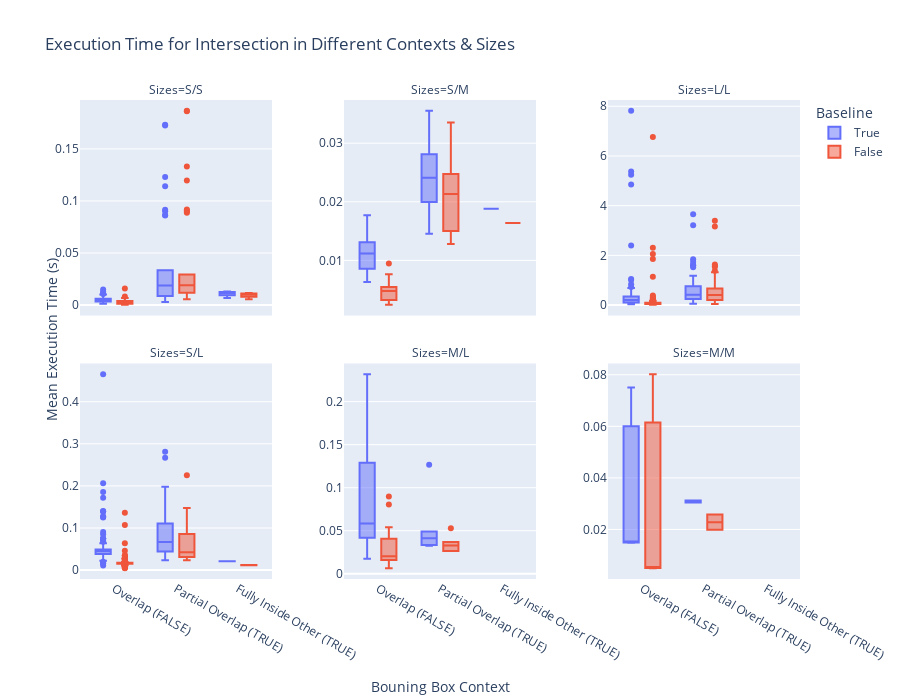
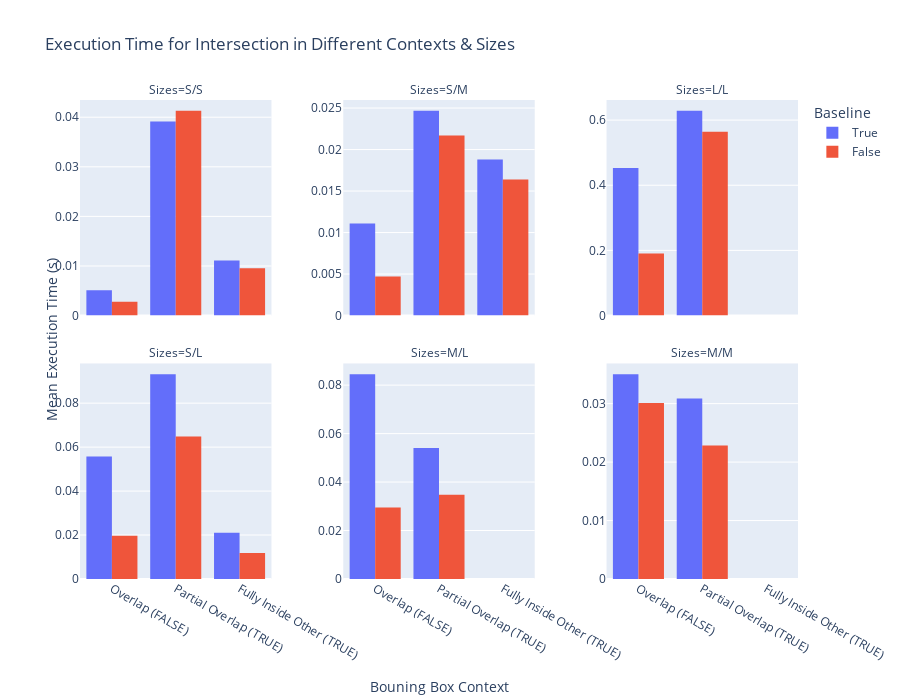

Notebook code cell kept with these figures, in order:
### Markdown cell above
#### Total time Analysis

### Code cell
plot_total_time_box(total_time_df, is_predicate=False, size_cat_excl=[], log_scale=False) #
plot_total_time_bars(total_time_df, is_predicate=False, size_cat_excl=[], log_scale=False) #

### Figure 1 — Plotly figure (JSON) as saved in the notebook; plotly's stock layout.template omitted (floating-point values rounded to 4 significant figures; data arrays with more than 128 entries replaced by an {"elided": "..."} marker saying what was removed)
{"data": [{"alignmentgroup": "True", "hovertemplate": "Baseline=True<br>Sizes=S/S<br>Context=%{x}<br>total_time=%{y}<extra></extra>", "legendgroup": "True", "marker": {"color": "#636efa"}, "name": "True", "notched": false, "offsetgroup": "True", "orientation": "v", "showlegend": true, "type": "box", "x": {"elided": "135 str values"}, "x0": " ", "xaxis": "x4", "y": {"elided": "135 float values"}, "y0": " ", "yaxis": "y4"}, {"alignmentgroup": "True", "hovertemplate": "Baseline=True<br>Sizes=S/M<br>Context=%{x}<br>total_time=%{y}<extra></extra>", "legendgroup": "True", "marker": {"color": "#636efa"}, "name": "True", "notched": false, "offsetgroup": "True", "orientation": "v", "showlegend": false, "type": "box", "x": ["Partial Overlap (TRUE)", "Partial Overlap (TRUE)", "Partial Overlap (TRUE)", "Partial Overlap (TRUE)", "Overlap (FALSE)", "Overlap (FALSE)", "Overlap (FALSE)", "Overlap (FALSE)", "Partial Overlap (TRUE)", "Overlap (FALSE)", "Overlap (FALSE)", "Overlap (FALSE)", "Overlap (FALSE)", "Overlap (FALSE)", "Overlap (FALSE)", "Overlap (FALSE)", "Overlap (FALSE)", "Partial Overlap (TRUE)", "Partial Overlap (TRUE)", "Partial Overlap (TRUE)", "Overlap (FALSE)", "Fully Inside Other (TRUE)", "Overlap (FALSE)", "Partial Overlap (TRUE)", "Overlap (FALSE)", "Overlap (FALSE)", "Overlap (FALSE)", "Overlap (FALSE)", "Overlap (FALSE)", "Partial Overlap (TRUE)", "Partial Overlap (TRUE)", "Overlap (FALSE)", "Partial Overlap (TRUE)"], "x0": " ", "xaxis": "x5", "y": [0.03554, 0.03547, 0.01751, 0.02805, 0.007277, 0.01539, 0.009275, 0.01771, 0.02153, 0.009467, 0.01141, 0.009733, 0.01142, 0.01609, 0.01492, 0.01299, 0.01243, 0.02176, 0.02702, 0.02819, 0.01322, 0.01881, 0.007844, 0.02647, 0.006343, 0.006727, 0.006325, 0.01037, 0.01194, 0.02089, 0.01908, 0.01097, 0.01456], "y0": " ", "yaxis": "y5"}, {"alignmentgroup": "True", "hovertemplate": "Baseline=True<br>Sizes=L/L<br>Context=%{x}<br>total_time=%{y}<extra></extra>", "legendgroup": "True", "marker": {"color": "#636efa"}, "name": "True", "notched": false, "offsetgroup": "True", "orientation": "v", "showlegend": false, "type": "box", "x": {"elided": "192 str values"}, "x0": " ", "xaxis": "x6", "y": {"elided": "192 float values"}, "y0": " ", "yaxis": "y6"}, {"alignmentgroup": "True", "hovertemplate": "Baseline=True<br>Sizes=S/L<br>Context=%{x}<br>total_time=%{y}<extra></extra>", "legendgroup": "True", "marker": {"color": "#636efa"}, "name": "True", "notched": false, "offsetgroup": "True", "orientation": "v", "showlegend": false, "type": "box", "x": {"elided": "134 str values"}, "x0": " ", "xaxis": "x", "y": {"elided": "134 float values"}, "y0": " ", "yaxis": "y"}, {"alignmentgroup": "True", "hovertemplate": "Baseline=True<br>Sizes=M/L<br>Context=%{x}<br>total_time=%{y}<extra></extra>", "legendgroup": "True", "marker": {"color": "#636efa"}, "name": "True", "notched": false, "offsetgroup": "True", "orientation": "v", "showlegend": false, "type": "box", "x": ["Overlap (FALSE)", "Overlap (FALSE)", "Overlap (FALSE)", "Overlap (FALSE)", "Overlap (FALSE)", "Overlap (FALSE)", "Overlap (FALSE)", "Overlap (FALSE)", "Partial Overlap (TRUE)", "Partial Overlap (TRUE)", "Overlap (FALSE)", "Partial Overlap (TRUE)", "Overlap (FALSE)", "Overlap (FALSE)", "Overlap (FALSE)", "Partial Overlap (TRUE)", "Overlap (FALSE)", "Overlap (FALSE)", "Overlap (FALSE)", "Overlap (FALSE)", "Partial Overlap (TRUE)", "Overlap (FALSE)", "Partial Overlap (TRUE)", "Overlap (FALSE)", "Overlap (FALSE)", "Overlap (FALSE)", "Overlap (FALSE)", "Overlap (FALSE)", "Overlap (FALSE)", "Overlap (FALSE)"], "x0": " ", "xaxis": "x2", "y": [0.1518, 0.1395, 0.2318, 0.09107, 0.03601, 0.1724, 0.1182, 0.1091, 0.03262, 0.0335, 0.02887, 0.04906, 0.04873, 0.05139, 0.05676, 0.04395, 0.04216, 0.03128, 0.01747, 0.04206, 0.03873, 0.03288, 0.1265, 0.04173, 0.07169, 0.1589, 0.1687, 0.05546, 0.07007, 0.06001], "y0": " ", "yaxis": "y2"}, {"alignmentgroup": "True", "hovertemplate": "Baseline=True<br>Sizes=M/M<br>Context=%{x}<br>total_time=%{y}<extra></extra>", "legendgroup": "True", "marker": {"color": "#636efa"}, "name": "True", "notched": false, "offsetgroup": "True", "orientation": "v", "showlegend": false, "type": "box", "x": ["Overlap (FALSE)", "Overlap (FALSE)", "Overlap (FALSE)", "Partial Overlap (TRUE)", "Partial Overlap (TRUE)"], "x0": " ", "xaxis": "x3", "y": [0.07504, 0.01486, 0.01518, 0.0305, 0.03124], "y0": " ", "yaxis": "y3"}, {"alignmentgroup": "True", "hovertemplate": "Baseline=False<br>Sizes=S/S<br>Context=%{x}<br>total_time=%{y}<extra></extra>", "legendgroup": "False", "marker": {"color": "#EF553B"}, "name": "False", "notched": false, "offsetgroup": "False", "orientation": "v", "showlegend": true, "type": "box", "x": {"elided": "135 str values"}, "x0": " ", "xaxis": "x4", "y": {"elided": "135 float values"}, "y0": " ", "yaxis": "y4"}, {"alignmentgroup": "True", "hovertemplate": "Baseline=False<br>Sizes=S/M<br>Context=%{x}<br>total_time=%{y}<extra></extra>", "legendgroup": "False", "marker": {"color": "#EF553B"}, "name": "False", "notched": false, "offsetgroup": "False", "orientation": "v", "showlegend": false, "type": "box", "x": ["Partial Overlap (TRUE)", "Partial Overlap (TRUE)", "Partial Overlap (TRUE)", "Partial Overlap (TRUE)", "Overlap (FALSE)", "Overlap (FALSE)", "Overlap (FALSE)", "Overlap (FALSE)", "Partial Overlap (TRUE)", "Overlap (FALSE)", "Overlap (FALSE)", "Overlap (FALSE)", "Overlap (FALSE)", "Overlap (FALSE)", "Overlap (FALSE)", "Overlap (FALSE)", "Overlap (FALSE)", "Partial Overlap (TRUE)", "Partial Overlap (TRUE)", "Partial Overlap (TRUE)", "Overlap (FALSE)", "Fully Inside Other (TRUE)", "Overlap (FALSE)", "Partial Overlap (TRUE)", "Overlap (FALSE)", "Overlap (FALSE)", "Overlap (FALSE)", "Overlap (FALSE)", "Overlap (FALSE)", "Partial Overlap (TRUE)", "Partial Overlap (TRUE)", "Overlap (FALSE)", "Partial Overlap (TRUE)"], "x0": " ", "xaxis": "x5", "y": [0.03356, 0.03302, 0.01525, 0.02509, 0.003011, 0.00502, 0.007625, 0.005974, 0.02094, 0.003489, 0.004872, 0.004713, 0.005193, 0.005823, 0.005736, 0.004938, 0.005054, 0.02018, 0.02442, 0.02386, 0.009456, 0.01638, 0.002883, 0.0217, 0.002424, 0.002439, 0.002674, 0.003959, 0.004055, 0.01477, 0.01482, 0.004463, 0.01281], "y0": " ", "yaxis": "y5"}, {"alignmentgroup": "True", "hovertemplate": "Baseline=False<br>Sizes=L/L<br>Context=%{x}<br>total_time=%{y}<extra></extra>", "legendgroup": "False", "marker": {"color": "#EF553B"}, "name": "False", "notched": false, "offsetgroup": "False", "orientation": "v", "showlegend": false, "type": "box", "x": {"elided": "192 str values"}, "x0": " ", "xaxis": "x6", "y": {"elided": "192 float values"}, "y0": " ", "yaxis": "y6"}, {"alignmentgroup": "True", "hovertemplate": "Baseline=False<br>Sizes=S/L<br>Context=%{x}<br>total_time=%{y}<extra></extra>", "legendgroup": "False", "marker": {"color": "#EF553B"}, "name": "False", "notched": false, "offsetgroup": "False", "orientation": "v", "showlegend": false, "type": "box", "x": {"elided": "134 str values"}, "x0": " ", "xaxis": "x", "y": {"elided": "134 float values"}, "y0": " ", "yaxis": "y"}, {"alignmentgroup": "True", "hovertemplate": "Baseline=False<br>Sizes=M/L<br>Context=%{x}<br>total_time=%{y}<extra></extra>", "legendgroup": "False", "marker": {"color": "#EF553B"}, "name": "False", "notched": false, "offsetgroup": "False", "orientation": "v", "showlegend": false, "type": "box", "x": ["Overlap (FALSE)", "Overlap (FALSE)", "Overlap (FALSE)", "Overlap (FALSE)", "Overlap (FALSE)", "Overlap (FALSE)", "Overlap (FALSE)", "Overlap (FALSE)", "Partial Overlap (TRUE)", "Partial Overlap (TRUE)", "Overlap (FALSE)", "Partial Overlap (TRUE)", "Overlap (FALSE)", "Overlap (FALSE)", "Overlap (FALSE)", "Partial Overlap (TRUE)", "Overlap (FALSE)", "Overlap (FALSE)", "Overlap (FALSE)", "Overlap (FALSE)", "Partial Overlap (TRUE)", "Overlap (FALSE)", "Partial Overlap (TRUE)", "Overlap (FALSE)", "Overlap (FALSE)", "Overlap (FALSE)", "Overlap (FALSE)", "Overlap (FALSE)", "Overlap (FALSE)", "Overlap (FALSE)"], "x0": " ", "xaxis": "x2", "y": [0.0523, 0.05207, 0.05398, 0.03526, 0.01287, 0.08963, 0.08046, 0.0463, 0.02643, 0.02636, 0.01039, 0.03677, 0.01713, 0.02841, 0.02959, 0.03442, 0.01721, 0.00948, 0.006434, 0.0167, 0.03146, 0.01225, 0.05292, 0.01556, 0.02243, 0.01937, 0.02089, 0.01955, 0.02137, 0.0194], "y0": " ", "yaxis": "y2"}, {"alignmentgroup": "True", "hovertemplate": "Baseline=False<br>Sizes=M/M<br>Context=%{x}<br>total_time=%{y}<extra></extra>", "legendgroup": "False", "marker": {"color": "#EF553B"}, "name": "False", "notched": false, "offsetgroup": "False", "orientation": "v", "showlegend": false, "type": "box", "x": ["Overlap (FALSE)", "Overlap (FALSE)", "Overlap (FALSE)", "Partial Overlap (TRUE)", "Partial Overlap (TRUE)"], "x0": " ", "xaxis": "x3", "y": [0.08021, 0.004968, 0.005141, 0.02576, 0.01988], "y0": " ", "yaxis": "y3"}], "layout": {"annotations": [{"showarrow": false, "text": "Sizes=S/L", "x": 0.1333, "xanchor": "center", "xref": "paper", "y": 0.45, "yanchor": "bottom", "yref": "paper"}, {"showarrow": false, "text": "Sizes=M/L", "x": 0.5, "xanchor": "center", "xref": "paper", "y": 0.45, "yanchor": "bottom", "yref": "paper"}, {"showarrow": false, "text": "Sizes=M/M", "x": 0.8667, "xanchor": "center", "xref": "paper", "y": 0.45, "yanchor": "bottom", "yref": "paper"}, {"showarrow": false, "text": "Sizes=S/S", "x": 0.1333, "xanchor": "center", "xref": "paper", "y": 1, "yanchor": "bottom", "yref": "paper"}, {"showarrow": false, "text": "Sizes=S/M", "x": 0.5, "xanchor": "center", "xref": "paper", "y": 1, "yanchor": "bottom", "yref": "paper"}, {"showarrow": false, "text": "Sizes=L/L", "x": 0.8667, "xanchor": "center", "xref": "paper", "y": 1, "yanchor": "bottom", "yref": "paper"}, {"font": {"size": 14}, "showarrow": false, "text": "Bouning Box Context", "x": 0.5, "xanchor": "center", "xref": "paper", "y": -0.2, "yanchor": "top", "yref": "paper"}, {"font": {"size": 14}, "showarrow": false, "text": "Mean Execution Time (s)", "textangle": -90, "x": -0.04, "xanchor": "center", "xref": "paper", "y": 0.5, "yanchor": "middle", "yref": "paper"}], "boxmode": "group", "height": 700, "legend": {"title": {"text": "Baseline"}, "tracegroupgap": 0}, "title": {"text": "Execution Time for Intersection in Different Contexts & Sizes"}, "xaxis": {"anchor": "y", "domain": [0, 0.2667], "title": {"text": ""}}, "xaxis2": {"anchor": "y2", "domain": [0.3667, 0.6333], "matches": "x", "title": {"text": ""}}, "xaxis3": {"anchor": "y3", "domain": [0.7333, 1], "matches": "x", "title": {"text": ""}}, "xaxis4": {"anchor": "y4", "domain": [0, 0.2667], "matches": "x", "showticklabels": false, "title": {"text": ""}}, "xaxis5": {"anchor": "y5", "domain": [0.3667, 0.6333], "matches": "x", "showticklabels": false, "title": {"text": ""}}, "xaxis6": {"anchor": "y6", "domain": [0.7333, 1], "matches": "x", "showticklabels": false, "title": {"text": ""}}, "yaxis": {"anchor": "x", "domain": [0, 0.45], "showticklabels": true, "title": {"text": ""}}, "yaxis2": {"anchor": "x2", "domain": [0, 0.45], "showticklabels": true, "title": {"text": ""}}, "yaxis3": {"anchor": "x3", "domain": [0, 0.45], "showticklabels": true, "title": {"text": ""}}, "yaxis4": {"anchor": "x4", "domain": [0.55, 1], "showticklabels": true, "title": {"text": ""}}, "yaxis5": {"anchor": "x5", "domain": [0.55, 1], "showticklabels": true, "title": {"text": ""}}, "yaxis6": {"anchor": "x6", "domain": [0.55, 1], "showticklabels": true, "title": {"text": ""}}}}

### Figure 2 — Plotly figure (JSON) as saved in the notebook; plotly's stock layout.template omitted (floating-point values rounded to 4 significant figures; data arrays with more than 128 entries replaced by an {"elided": "..."} marker saying what was removed)
{"data": [{"alignmentgroup": "True", "bingroup": "x", "histfunc": "avg", "hovertemplate": "Baseline=True<br>Sizes=S/S<br>Context=%{x}<br>avg of total_time=%{y}<extra></extra>", "legendgroup": "True", "marker": {"color": "#636efa", "pattern": {"shape": ""}}, "name": "True", "offsetgroup": "True", "orientation": "v", "showlegend": true, "type": "histogram", "x": {"elided": "135 str values"}, "xaxis": "x4", "y": {"elided": "135 float values"}, "yaxis": "y4"}, {"alignmentgroup": "True", "bingroup": "x", "histfunc": "avg", "hovertemplate": "Baseline=True<br>Sizes=S/M<br>Context=%{x}<br>avg of total_time=%{y}<extra></extra>", "legendgroup": "True", "marker": {"color": "#636efa", "pattern": {"shape": ""}}, "name": "True", "offsetgroup": "True", "orientation": "v", "showlegend": false, "type": "histogram", "x": ["Partial Overlap (TRUE)", "Partial Overlap (TRUE)", "Partial Overlap (TRUE)", "Partial Overlap (TRUE)", "Overlap (FALSE)", "Overlap (FALSE)", "Overlap (FALSE)", "Overlap (FALSE)", "Partial Overlap (TRUE)", "Overlap (FALSE)", "Overlap (FALSE)", "Overlap (FALSE)", "Overlap (FALSE)", "Overlap (FALSE)", "Overlap (FALSE)", "Overlap (FALSE)", "Overlap (FALSE)", "Partial Overlap (TRUE)", "Partial Overlap (TRUE)", "Partial Overlap (TRUE)", "Overlap (FALSE)", "Fully Inside Other (TRUE)", "Overlap (FALSE)", "Partial Overlap (TRUE)", "Overlap (FALSE)", "Overlap (FALSE)", "Overlap (FALSE)", "Overlap (FALSE)", "Overlap (FALSE)", "Partial Overlap (TRUE)", "Partial Overlap (TRUE)", "Overlap (FALSE)", "Partial Overlap (TRUE)"], "xaxis": "x5", "y": [0.03554, 0.03547, 0.01751, 0.02805, 0.007277, 0.01539, 0.009275, 0.01771, 0.02153, 0.009467, 0.01141, 0.009733, 0.01142, 0.01609, 0.01492, 0.01299, 0.01243, 0.02176, 0.02702, 0.02819, 0.01322, 0.01881, 0.007844, 0.02647, 0.006343, 0.006727, 0.006325, 0.01037, 0.01194, 0.02089, 0.01908, 0.01097, 0.01456], "yaxis": "y5"}, {"alignmentgroup": "True", "bingroup": "x", "histfunc": "avg", "hovertemplate": "Baseline=True<br>Sizes=L/L<br>Context=%{x}<br>avg of total_time=%{y}<extra></extra>", "legendgroup": "True", "marker": {"color": "#636efa", "pattern": {"shape": ""}}, "name": "True", "offsetgroup": "True", "orientation": "v", "showlegend": false, "type": "histogram", "x": {"elided": "192 str values"}, "xaxis": "x6", "y": {"elided": "192 float values"}, "yaxis": "y6"}, {"alignmentgroup": "True", "bingroup": "x", "histfunc": "avg", "hovertemplate": "Baseline=True<br>Sizes=S/L<br>Context=%{x}<br>avg of total_time=%{y}<extra></extra>", "legendgroup": "True", "marker": {"color": "#636efa", "pattern": {"shape": ""}}, "name": "True", "offsetgroup": "True", "orientation": "v", "showlegend": false, "type": "histogram", "x": {"elided": "134 str values"}, "xaxis": "x", "y": {"elided": "134 float values"}, "yaxis": "y"}, {"alignmentgroup": "True", "bingroup": "x", "histfunc": "avg", "hovertemplate": "Baseline=True<br>Sizes=M/L<br>Context=%{x}<br>avg of total_time=%{y}<extra></extra>", "legendgroup": "True", "marker": {"color": "#636efa", "pattern": {"shape": ""}}, "name": "True", "offsetgroup": "True", "orientation": "v", "showlegend": false, "type": "histogram", "x": ["Overlap (FALSE)", "Overlap (FALSE)", "Overlap (FALSE)", "Overlap (FALSE)", "Overlap (FALSE)", "Overlap (FALSE)", "Overlap (FALSE)", "Overlap (FALSE)", "Partial Overlap (TRUE)", "Partial Overlap (TRUE)", "Overlap (FALSE)", "Partial Overlap (TRUE)", "Overlap (FALSE)", "Overlap (FALSE)", "Overlap (FALSE)", "Partial Overlap (TRUE)", "Overlap (FALSE)", "Overlap (FALSE)", "Overlap (FALSE)", "Overlap (FALSE)", "Partial Overlap (TRUE)", "Overlap (FALSE)", "Partial Overlap (TRUE)", "Overlap (FALSE)", "Overlap (FALSE)", "Overlap (FALSE)", "Overlap (FALSE)", "Overlap (FALSE)", "Overlap (FALSE)", "Overlap (FALSE)"], "xaxis": "x2", "y": [0.1518, 0.1395, 0.2318, 0.09107, 0.03601, 0.1724, 0.1182, 0.1091, 0.03262, 0.0335, 0.02887, 0.04906, 0.04873, 0.05139, 0.05676, 0.04395, 0.04216, 0.03128, 0.01747, 0.04206, 0.03873, 0.03288, 0.1265, 0.04173, 0.07169, 0.1589, 0.1687, 0.05546, 0.07007, 0.06001], "yaxis": "y2"}, {"alignmentgroup": "True", "bingroup": "x", "histfunc": "avg", "hovertemplate": "Baseline=True<br>Sizes=M/M<br>Context=%{x}<br>avg of total_time=%{y}<extra></extra>", "legendgroup": "True", "marker": {"color": "#636efa", "pattern": {"shape": ""}}, "name": "True", "offsetgroup": "True", "orientation": "v", "showlegend": false, "type": "histogram", "x": ["Overlap (FALSE)", "Overlap (FALSE)", "Overlap (FALSE)", "Partial Overlap (TRUE)", "Partial Overlap (TRUE)"], "xaxis": "x3", "y": [0.07504, 0.01486, 0.01518, 0.0305, 0.03124], "yaxis": "y3"}, {"alignmentgroup": "True", "bingroup": "x", "histfunc": "avg", "hovertemplate": "Baseline=False<br>Sizes=S/S<br>Context=%{x}<br>avg of total_time=%{y}<extra></extra>", "legendgroup": "False", "marker": {"color": "#EF553B", "pattern": {"shape": ""}}, "name": "False", "offsetgroup": "False", "orientation": "v", "showlegend": true, "type": "histogram", "x": {"elided": "135 str values"}, "xaxis": "x4", "y": {"elided": "135 float values"}, "yaxis": "y4"}, {"alignmentgroup": "True", "bingroup": "x", "histfunc": "avg", "hovertemplate": "Baseline=False<br>Sizes=S/M<br>Context=%{x}<br>avg of total_time=%{y}<extra></extra>", "legendgroup": "False", "marker": {"color": "#EF553B", "pattern": {"shape": ""}}, "name": "False", "offsetgroup": "False", "orientation": "v", "showlegend": false, "type": "histogram", "x": ["Partial Overlap (TRUE)", "Partial Overlap (TRUE)", "Partial Overlap (TRUE)", "Partial Overlap (TRUE)", "Overlap (FALSE)", "Overlap (FALSE)", "Overlap (FALSE)", "Overlap (FALSE)", "Partial Overlap (TRUE)", "Overlap (FALSE)", "Overlap (FALSE)", "Overlap (FALSE)", "Overlap (FALSE)", "Overlap (FALSE)", "Overlap (FALSE)", "Overlap (FALSE)", "Overlap (FALSE)", "Partial Overlap (TRUE)", "Partial Overlap (TRUE)", "Partial Overlap (TRUE)", "Overlap (FALSE)", "Fully Inside Other (TRUE)", "Overlap (FALSE)", "Partial Overlap (TRUE)", "Overlap (FALSE)", "Overlap (FALSE)", "Overlap (FALSE)", "Overlap (FALSE)", "Overlap (FALSE)", "Partial Overlap (TRUE)", "Partial Overlap (TRUE)", "Overlap (FALSE)", "Partial Overlap (TRUE)"], "xaxis": "x5", "y": [0.03356, 0.03302, 0.01525, 0.02509, 0.003011, 0.00502, 0.007625, 0.005974, 0.02094, 0.003489, 0.004872, 0.004713, 0.005193, 0.005823, 0.005736, 0.004938, 0.005054, 0.02018, 0.02442, 0.02386, 0.009456, 0.01638, 0.002883, 0.0217, 0.002424, 0.002439, 0.002674, 0.003959, 0.004055, 0.01477, 0.01482, 0.004463, 0.01281], "yaxis": "y5"}, {"alignmentgroup": "True", "bingroup": "x", "histfunc": "avg", "hovertemplate": "Baseline=False<br>Sizes=L/L<br>Context=%{x}<br>avg of total_time=%{y}<extra></extra>", "legendgroup": "False", "marker": {"color": "#EF553B", "pattern": {"shape": ""}}, "name": "False", "offsetgroup": "False", "orientation": "v", "showlegend": false, "type": "histogram", "x": {"elided": "192 str values"}, "xaxis": "x6", "y": {"elided": "192 float values"}, "yaxis": "y6"}, {"alignmentgroup": "True", "bingroup": "x", "histfunc": "avg", "hovertemplate": "Baseline=False<br>Sizes=S/L<br>Context=%{x}<br>avg of total_time=%{y}<extra></extra>", "legendgroup": "False", "marker": {"color": "#EF553B", "pattern": {"shape": ""}}, "name": "False", "offsetgroup": "False", "orientation": "v", "showlegend": false, "type": "histogram", "x": {"elided": "134 str values"}, "xaxis": "x", "y": {"elided": "134 float values"}, "yaxis": "y"}, {"alignmentgroup": "True", "bingroup": "x", "histfunc": "avg", "hovertemplate": "Baseline=False<br>Sizes=M/L<br>Context=%{x}<br>avg of total_time=%{y}<extra></extra>", "legendgroup": "False", "marker": {"color": "#EF553B", "pattern": {"shape": ""}}, "name": "False", "offsetgroup": "False", "orientation": "v", "showlegend": false, "type": "histogram", "x": ["Overlap (FALSE)", "Overlap (FALSE)", "Overlap (FALSE)", "Overlap (FALSE)", "Overlap (FALSE)", "Overlap (FALSE)", "Overlap (FALSE)", "Overlap (FALSE)", "Partial Overlap (TRUE)", "Partial Overlap (TRUE)", "Overlap (FALSE)", "Partial Overlap (TRUE)", "Overlap (FALSE)", "Overlap (FALSE)", "Overlap (FALSE)", "Partial Overlap (TRUE)", "Overlap (FALSE)", "Overlap (FALSE)", "Overlap (FALSE)", "Overlap (FALSE)", "Partial Overlap (TRUE)", "Overlap (FALSE)", "Partial Overlap (TRUE)", "Overlap (FALSE)", "Overlap (FALSE)", "Overlap (FALSE)", "Overlap (FALSE)", "Overlap (FALSE)", "Overlap (FALSE)", "Overlap (FALSE)"], "xaxis": "x2", "y": [0.0523, 0.05207, 0.05398, 0.03526, 0.01287, 0.08963, 0.08046, 0.0463, 0.02643, 0.02636, 0.01039, 0.03677, 0.01713, 0.02841, 0.02959, 0.03442, 0.01721, 0.00948, 0.006434, 0.0167, 0.03146, 0.01225, 0.05292, 0.01556, 0.02243, 0.01937, 0.02089, 0.01955, 0.02137, 0.0194], "yaxis": "y2"}, {"alignmentgroup": "True", "bingroup": "x", "histfunc": "avg", "hovertemplate": "Baseline=False<br>Sizes=M/M<br>Context=%{x}<br>avg of total_time=%{y}<extra></extra>", "legendgroup": "False", "marker": {"color": "#EF553B", "pattern": {"shape": ""}}, "name": "False", "offsetgroup": "False", "orientation": "v", "showlegend": false, "type": "histogram", "x": ["Overlap (FALSE)", "Overlap (FALSE)", "Overlap (FALSE)", "Partial Overlap (TRUE)", "Partial Overlap (TRUE)"], "xaxis": "x3", "y": [0.08021, 0.004968, 0.005141, 0.02576, 0.01988], "yaxis": "y3"}], "layout": {"annotations": [{"showarrow": false, "text": "Sizes=S/L", "x": 0.1333, "xanchor": "center", "xref": "paper", "y": 0.45, "yanchor": "bottom", "yref": "paper"}, {"showarrow": false, "text": "Sizes=M/L", "x": 0.5, "xanchor": "center", "xref": "paper", "y": 0.45, "yanchor": "bottom", "yref": "paper"}, {"showarrow": false, "text": "Sizes=M/M", "x": 0.8667, "xanchor": "center", "xref": "paper", "y": 0.45, "yanchor": "bottom", "yref": "paper"}, {"showarrow": false, "text": "Sizes=S/S", "x": 0.1333, "xanchor": "center", "xref": "paper", "y": 1, "yanchor": "bottom", "yref": "paper"}, {"showarrow": false, "text": "Sizes=S/M", "x": 0.5, "xanchor": "center", "xref": "paper", "y": 1, "yanchor": "bottom", "yref": "paper"}, {"showarrow": false, "text": "Sizes=L/L", "x": 0.8667, "xanchor": "center", "xref": "paper", "y": 1, "yanchor": "bottom", "yref": "paper"}, {"font": {"size": 14}, "showarrow": false, "text": "Bouning Box Context", "x": 0.5, "xanchor": "center", "xref": "paper", "y": -0.2, "yanchor": "top", "yref": "paper"}, {"font": {"size": 14}, "showarrow": false, "text": "Mean Execution Time (s)", "textangle": -90, "x": -0.04, "xanchor": "center", "xref": "paper", "y": 0.5, "yanchor": "middle", "yref": "paper"}], "barmode": "group", "height": 700, "legend": {"title": {"text": "Baseline"}, "tracegroupgap": 0}, "title": {"text": "Execution Time for Intersection in Different Contexts & Sizes"}, "xaxis": {"anchor": "y", "domain": [0, 0.2667], "title": {"text": ""}}, "xaxis2": {"anchor": "y2", "domain": [0.3667, 0.6333], "matches": "x", "title": {"text": ""}}, "xaxis3": {"anchor": "y3", "domain": [0.7333, 1], "matches": "x", "title": {"text": ""}}, "xaxis4": {"anchor": "y4", "domain": [0, 0.2667], "matches": "x", "showticklabels": false, "title": {"text": ""}}, "xaxis5": {"anchor": "y5", "domain": [0.3667, 0.6333], "matches": "x", "showticklabels": false, "title": {"text": ""}}, "xaxis6": {"anchor": "y6", "domain": [0.7333, 1], "matches": "x", "showticklabels": false, "title": {"text": ""}}, "yaxis": {"anchor": "x", "domain": [0, 0.45], "showticklabels": true, "title": {"text": ""}, "visible": true}, "yaxis2": {"anchor": "x2", "domain": [0, 0.45], "showticklabels": true, "title": {"text": ""}, "visible": true}, "yaxis3": {"anchor": "x3", "domain": [0, 0.45], "showticklabels": true, "title": {"text": ""}, "visible": true}, "yaxis4": {"anchor": "x4", "domain": [0.55, 1], "showticklabels": true, "title": {"text": ""}, "visible": true}, "yaxis5": {"anchor": "x5", "domain": [0.55, 1], "showticklabels": true, "title": {"text": ""}, "visible": true}, "yaxis6": {"anchor": "x6", "domain": [0.55, 1], "showticklabels": true, "title": {"text": ""}, "visible": true}}}
